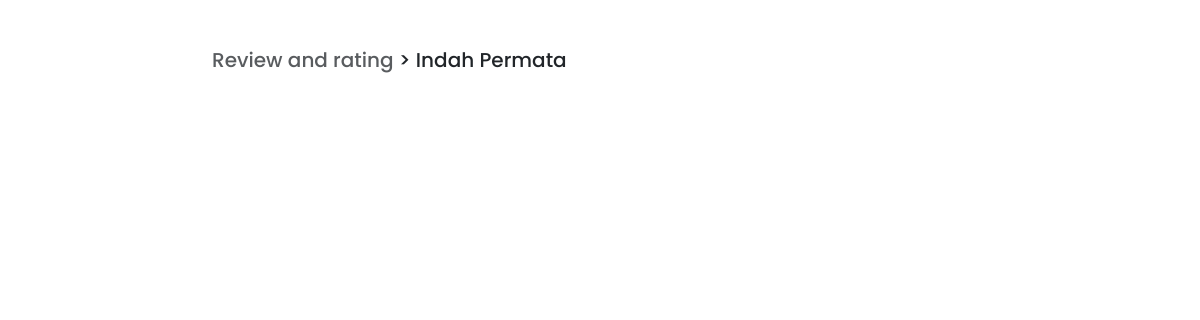
The page /cv/9/reviews on the database as committed earlier.
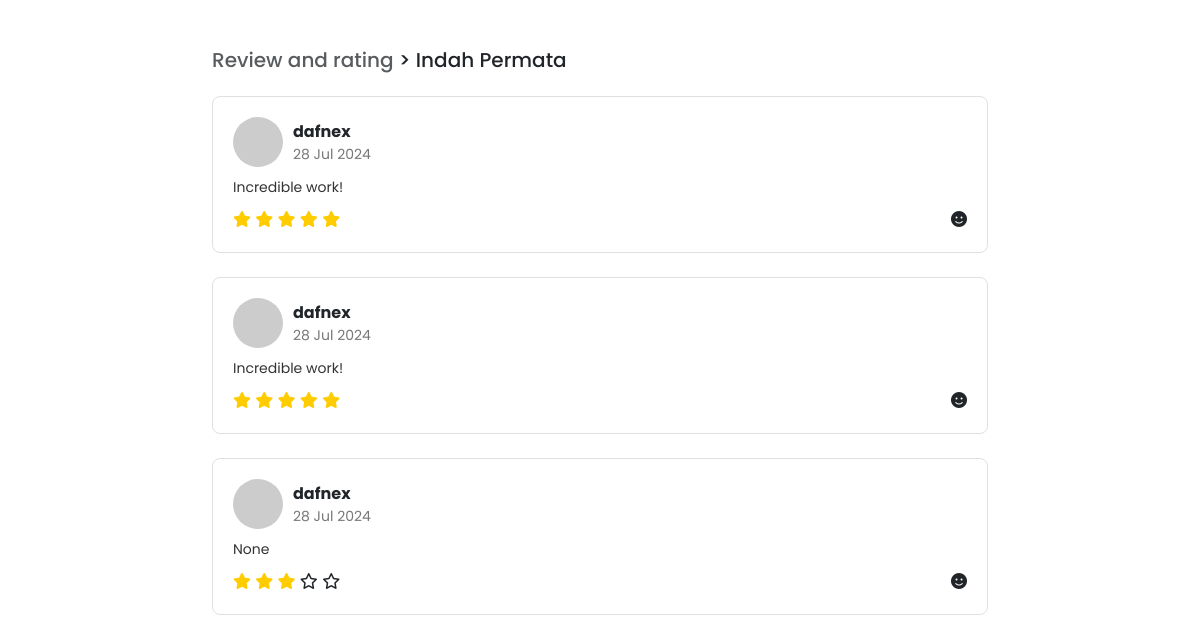
The same page on the database as committed later.
### main/models.py (models this page shows)
class Rating(models.Model):
    tourguide = models.ForeignKey(TourGuide, on_delete=models.CASCADE, related_name='ratings')
    user = models.ForeignKey(User, on_delete=models.CASCADE, related_name='ratings', default=1)  # Default user ID
    rating = models.PositiveIntegerField(choices=[(i, str(i)) for i in range(1, 6)])
    comment = models.TextField(blank=True, null=True)
    created_at = models.DateTimeField(auto_now_add=True)

### main/views.py (the view)
# urls.py: path('cv/<int:id>/reviews', views.tour_guide_reviews, name='reviews'),
def tour_guide_reviews(request, id):
    tourguide = get_object_or_404(TourGuide, pk=id)
    reviews = Rating.objects.filter(tourguide=tourguide)
    return render(request, 'main/review.html', {'tourguide': tourguide, 'reviews': reviews})

### main/templatetags/custom_tags.py (called while the page is built)
@register.filter
def times(number):
    return range(1, number + 1)

### main/templates/main/review.html (shortened to what this page needs)
<!doctype html>
<html lang="en">
<head>
    {% load custom_tags %}
    <link href="https://cdn.jsdelivr.net/npm/bootstrap@5.3.3/dist/css/bootstrap.min.css" rel="stylesheet"
>
</head>
<body>
    <div class="container mt-5" style="max-width: 800px;">
        <h5 class="text-muted">Review and rating <span class="text-dark"> > {{ tourguide.name }}</span></h5>
        {% for review in reviews %}
        <div class="review-box mt-4">
            <div class="review-header">
                <img src="https://via.placeholder.com/50" alt="{{ review.user.username }}">
                <div>
                    <div class="review-name">{{ review.user.username }}</div>
                    <div class="review-date">{{ review.created_at|date:"d M Y" }}</div>
                </div>
            </div>
            <div class="review-content">
                {{ review.comment }}
            </div>
            <div class="review-footer">
                <div class="review-stars">
                    {% for i in 5|times %}
                        <span class="fa fa-star{% if i > review.rating %}-o{% endif %}"></span>
                    {% endfor %}
                </div>
                <div class="review-smiley">
                    <span class="fa fa-smile"></span>
                </div>
            </div>
        </div>
        {% endfor %}
    </div>
</body>
</html>

Rows that differ between the two databases and show on the page:
added Rating: user.username "dafnex", created_at "28 Jul 2024", comment "Incredible work!", rating 5 (drawn)
added Rating: user.username "dafnex", created_at "28 Jul 2024", comment "Incredible work!", rating 5 (drawn)
added Rating: user.username "dafnex", created_at "28 Jul 2024", comment "None", rating 3 (drawn)
